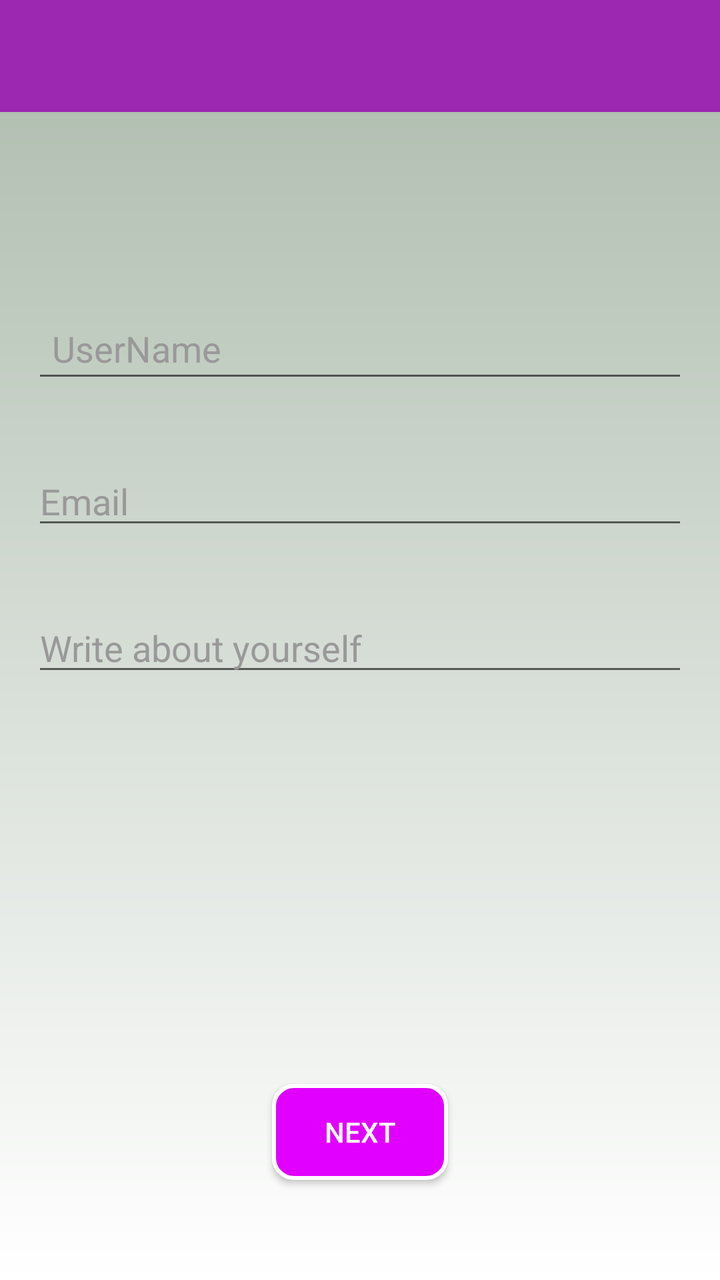
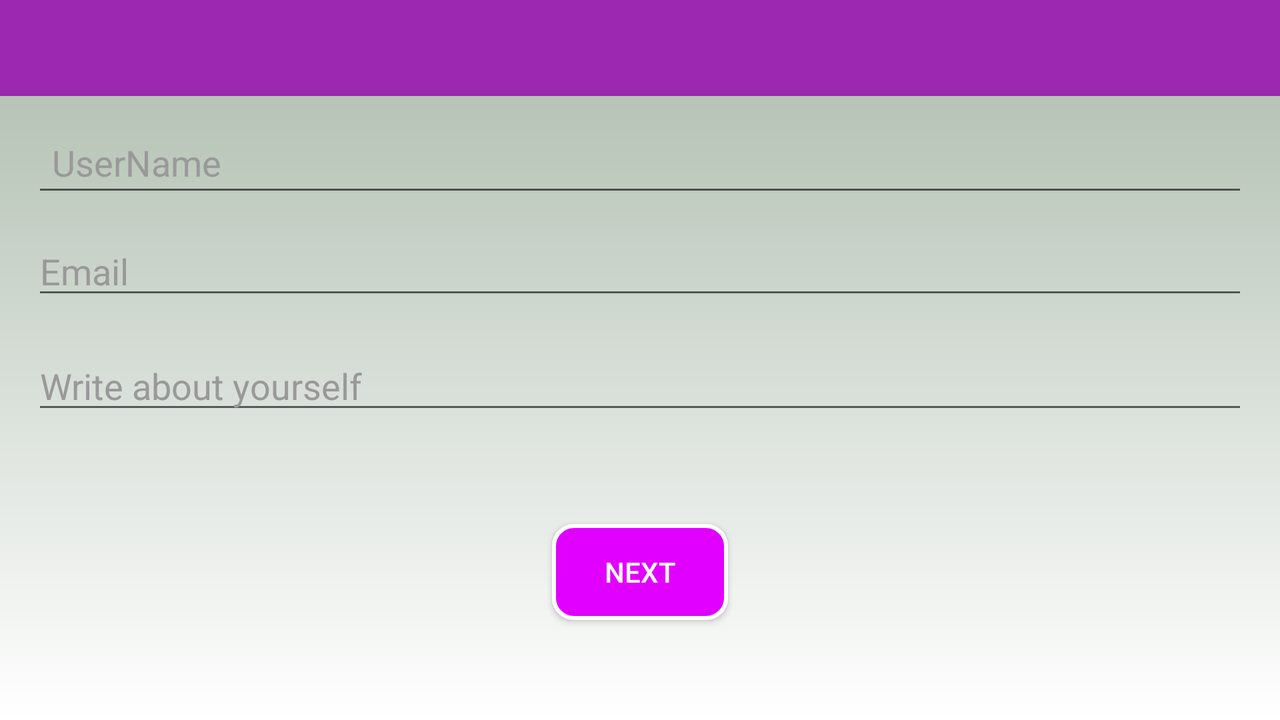

The same Android screen from two of the app's own layout files: first res/layout/ as a phone draws it, then the repository's variant for another configuration, drawn on a device whose configuration selects that folder. Both files follow.
<!-- AndroidManifest.xml: activity theme AppTheme.NoActionBar -->
<!-- res/layout/activity_main.xml -->
<?xml version="1.0" encoding="utf-8"?>
<RelativeLayout
    xmlns:android="http://schemas.android.com/apk/res/android"
    xmlns:app="http://schemas.android.com/apk/res-auto"
    android:layout_height="match_parent"
    android:layout_width="match_parent"
    android:orientation="vertical"
    android:background="@drawable/ui_gradient">

    <android.support.v7.widget.Toolbar
        android:id="@+id/toolbar"
        android:layout_width="match_parent"
        android:layout_height="?attr/actionBarSize"
        android:background="?attr/colorPrimary"
        app:titleTextColor="@android:color/white"
        android:layout_alignParentTop="true"
        android:layout_alignParentEnd="true"
        android:layout_alignParentStart="true"
        android:layout_marginBottom="80dp"
        app:popupTheme="@style/AppTheme.PopupOverlay"/>

    <EditText
        android:id="@+id/main_username"
        android:layout_width="match_parent"
        android:layout_height="wrap_content"
        android:layout_below="@+id/toolbar"
        android:layout_centerHorizontal="true"
        android:layout_marginTop="10dp"
        android:ems="10"
        android:padding="10dp"
        android:inputType="text"
        android:hint="UserName"
        android:textColor="@android:color/black"
        android:textColorHint="#999999"
        android:layout_margin="16dp"/>

    <EditText
        android:id="@+id/main_email"
        android:layout_width="match_parent"
        android:layout_height="wrap_content"
        android:layout_below="@+id/main_username"
        android:layout_marginTop="30dp"
        android:ems="10"
        android:inputType="text"
        android:hint="Email"
        android:textColor="@android:color/black"
        android:textColorHint="#999999"
        android:layout_margin="16dp"/>

    <EditText
        android:id="@+id/main_message"
        android:layout_width="match_parent"
        android:layout_height="wrap_content"
        android:layout_below="@+id/main_email"
        android:layout_marginTop="30dp"
        android:ems="10"
        android:layout_margin="16dp"
        android:inputType="textLongMessage|textMultiLine"
        android:hint="Write about yourself"
        android:textColor="@android:color/black"
        android:textColorHint="#999999"/>

    <Button
        android:id="@+id/next_button"
        android:layout_width="wrap_content"
        android:layout_height="wrap_content"
        android:layout_alignParentBottom="true"
        android:layout_centerHorizontal="true"
        android:layout_marginBottom="50dp"
        android:background="@drawable/rounded_corners"
        android:textColor="@android:color/white"
        android:text="Next"/>


</RelativeLayout>
<!-- resources referenced by this layout -->
<resources>
  <!-- drawable rounded_corners (drawable) -->
  <?xml version="1.0" encoding="utf-8"?>
  <shape
      xmlns:android="http://schemas.android.com/apk/res/android"
      android:shape="rectangle">
      <corners
          android:radius="10dp"/>
      <solid android:color="@color/purple"/>
  
      <stroke android:color="@android:color/white"
              android:width="2dp"/>
  </shape>
  <!-- drawable ui_gradient (drawable) -->
  <?xml version="1.0" encoding="utf-8"?>
  <shape
      xmlns:android="http://schemas.android.com/apk/res/android"
      android:shape="rectangle">
      <gradient
          android:startColor="#abbaab"
          android:endColor="#ffffff"
          android:angle="-90"/>
  </shape>
  <style name="AppTheme.PopupOverlay" parent="ThemeOverlay.AppCompat.Light" />
  <style name="AppTheme.NoActionBar">
          <item name="windowActionBar">false</item>
          <item name="windowNoTitle">true</item>
      </style>
  <color name="purple">#e100ff</color>
</resources>
<!-- res/layout-land/activity_main.xml (the repository's variant of the layout above) -->
<!-- drawn on the phone turned sideways -->
<?xml version="1.0" encoding="utf-8"?>
<RelativeLayout
    xmlns:android="http://schemas.android.com/apk/res/android"
    xmlns:app="http://schemas.android.com/apk/res-auto"
    android:layout_height="match_parent"
    android:layout_width="match_parent"
    android:orientation="vertical"
    android:background="@drawable/ui_gradient">

    <android.support.v7.widget.Toolbar
        android:id="@+id/toolbar"
        android:layout_width="match_parent"
        android:layout_height="?attr/actionBarSize"
        android:background="?attr/colorPrimary"
        app:titleTextColor="@android:color/white"
        android:layout_alignParentTop="true"
        android:layout_alignParentEnd="true"
        android:layout_alignParentStart="true"
        android:layout_marginBottom="10dp"
        app:popupTheme="@style/AppTheme.PopupOverlay"/>

    <ScrollView
        android:id="@+id/scrollView"
        android:layout_width="match_parent"
        android:layout_height="wrap_content"
        android:layout_below="@+id/toolbar">

        <LinearLayout
            android:layout_width="match_parent"
            android:layout_height="wrap_content"
            android:orientation="vertical">

    <EditText
        android:id="@+id/main_username"
        android:layout_width="match_parent"
        android:layout_height="wrap_content"
        android:layout_below="@+id/toolbar"
        android:layout_centerHorizontal="true"
        android:layout_marginTop="1dp"
        android:ems="10"
        android:padding="10dp"
        android:inputType="text"
        android:hint="UserName"
        android:textColor="@android:color/black"
        android:textColorHint="#999999"
        android:layout_marginRight="16dp"
        android:layout_marginLeft="16dp"/>

    <EditText
        android:id="@+id/main_email"
        android:layout_width="match_parent"
        android:layout_height="wrap_content"
        android:layout_below="@+id/main_username"
        android:layout_marginTop="10dp"
        android:ems="10"
        android:inputType="text"
        android:hint="Email"
        android:textColor="@android:color/black"
        android:textColorHint="#999999"
        android:layout_marginRight="16dp"
        android:layout_marginLeft="16dp"/>

    <EditText
        android:id="@+id/main_message"
        android:layout_width="match_parent"
        android:layout_height="wrap_content"
        android:layout_below="@+id/main_email"
        android:layout_marginTop="30dp"
        android:ems="10"
        android:layout_margin="16dp"
        android:inputType="textLongMessage|textMultiLine"
        android:hint="Write about yourself"
        android:textColor="@android:color/black"
        android:textColorHint="#999999"/>

        </LinearLayout>
    </ScrollView>

    <Button
        android:id="@+id/next_button"
        android:layout_width="wrap_content"
        android:layout_height="wrap_content"
        android:layout_alignParentBottom="true"
        android:layout_centerHorizontal="true"
        android:layout_marginBottom="50dp"
        android:background="@drawable/rounded_corners"
        android:textColor="@android:color/white"
        android:text="Next"/>


</RelativeLayout>
